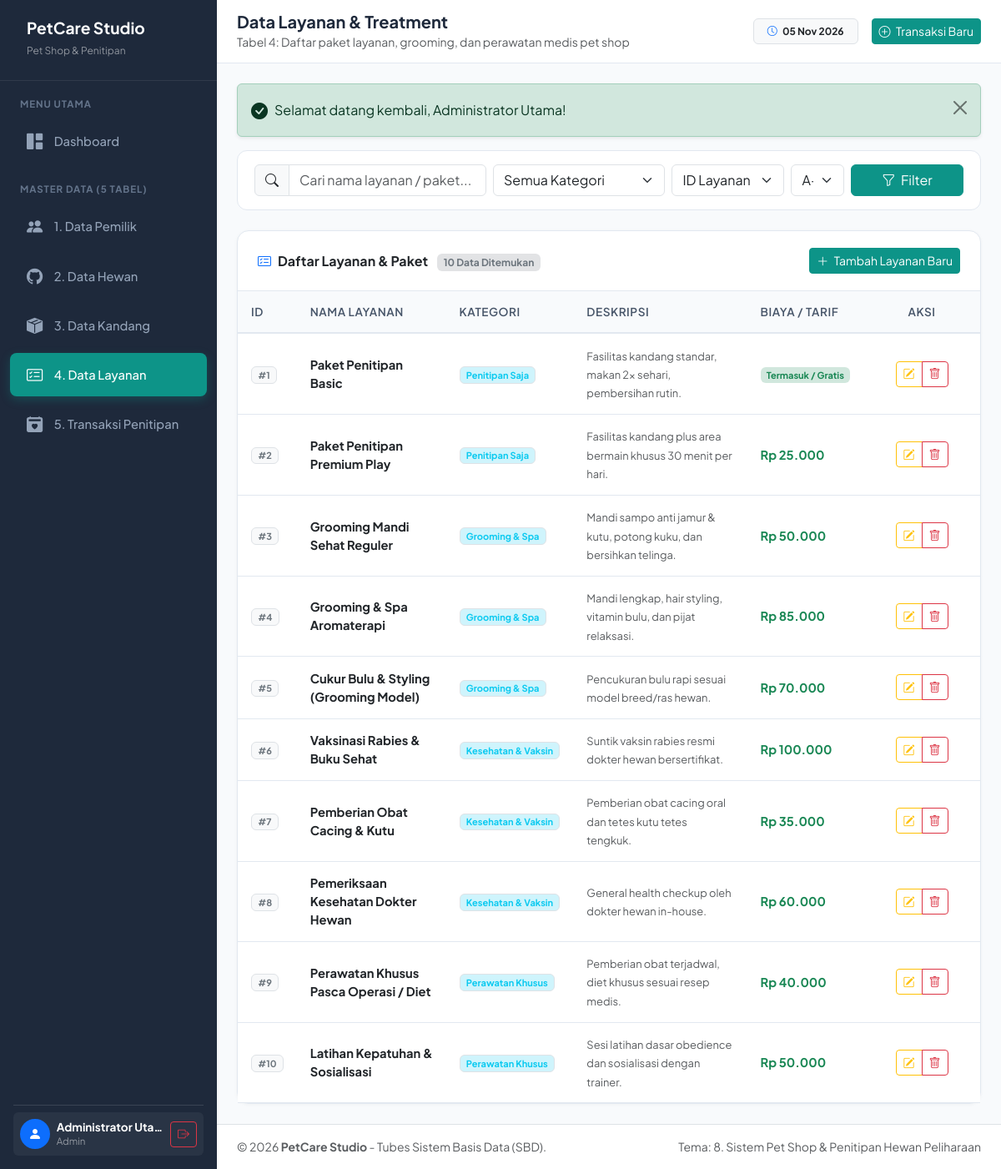
The app's page /layanan/index.php (signed in) with its own data.
### tables this page shows
CREATE TABLE `layanan` (
    `id_layanan` INT AUTO_INCREMENT PRIMARY KEY,
    `nama_layanan` VARCHAR(100) NOT NULL,
    `kategori` ENUM('Penitipan Saja', 'Grooming & Spa', 'Kesehatan & Vaksin', 'Perawatan Khusus') NOT NULL,
    `tarif_layanan` DECIMAL(10,2) NOT NULL CHECK (`tarif_layanan` >= 0),
    `deskripsi` TEXT,
    `created_at` TIMESTAMP DEFAULT CURRENT_TIMESTAMP
);

### layanan/index.php (the view, shortened to what this page needs)
<?php
require_once __DIR__ . '/../includes/header.php';
$search   = cleanInput($_GET['search'] ?? '');
$sort     = cleanInput($_GET['sort'] ?? 'id_layanan');
$order    = cleanInput($_GET['order'] ?? 'ASC');
$order = strtoupper($order) === 'DESC' ? 'DESC' : 'ASC';
$sql = "SELECT * FROM layanan WHERE 1=1";
$sql .= " ORDER BY $sort $order";
$result = mysqli_query($conn, $sql);
$totalRows = mysqli_num_rows($result);
?>
<div class="filter-bar">
    <form action="" method="GET" class="row g-2 align-items-center">
        <div class="col-md-4">
            <div class="input-group">
                <span class="input-group-text bg-light"><i class="bi bi-search"></i></span>
                <input type="text" name="search" class="form-control" placeholder="Cari nama layanan / paket..." value="<?= htmlspecialchars($search) ?>">
            </div>
        </div>
        <div class="col-md-3">
            <select name="kategori" class="form-select">
                <option value="">Semua Kategori</option>
            </select>
        </div>
        <div class="col-md-2">
            <select name="sort" class="form-select">
                <option value="id_layanan" <?= $sort === 'id_layanan' ? 'selected' : '' ?>>ID Layanan</option>
            </select>
        </div>
        <div class="col-md-1">
            <select name="order" class="form-select">
                <option value="ASC" <?= $order === 'ASC' ? 'selected' : '' ?>>A-Z</option>
            </select>
        </div>
        <div class="col-md-2 d-flex gap-2">
            <button type="submit" class="btn btn-primary w-100">
                <i class="bi bi-funnel me-1"></i> Filter
            </button>
        </div>
    </form>
</div>
<div class="card card-custom">
    <div class="card-header d-flex justify-content-between align-items-center">
        <div>
            <span class="fw-bold"><i class="bi bi-card-checklist me-2 text-primary"></i>Daftar Layanan & Paket</span>
            <span class="badge bg-secondary-subtle text-secondary ms-2"><?= $totalRows ?> Data Ditemukan</span>
        </div>
        <a href="<?= base_url('layanan/tambah.php') ?>" class="btn btn-sm btn-primary">
            <i class="bi bi-plus-lg me-1"></i> Tambah Layanan Baru
        </a>
    </div>
    <div class="table-responsive">
        <table class="table table-custom table-hover mb-0">
            <thead>
                <tr>
                    <th style="width: 60px;">ID</th>
                    <th>Nama Layanan</th>
                    <th>Kategori</th>
                    <th>Deskripsi</th>
                    <th>Biaya / Tarif</th>
                    <th class="text-center" style="width: 140px;">Aksi</th>
                </tr>
            </thead>
            <tbody>
                <?php if ($result && $totalRows > 0): ?>
                    <?php while ($row = mysqli_fetch_assoc($result)): ?>
                        <tr>
                            <td><span class="badge bg-light text-secondary border">#<?= $row['id_layanan'] ?></span></td>
                            <td>
                                <strong class="text-dark"><?= htmlspecialchars($row['nama_layanan']) ?></strong>
                            </td>
                            <td>
                                <span class="badge bg-info-subtle text-info border">
                                    <?= htmlspecialchars($row['kategori']) ?>
                                </span>
                            </td>
                            <td>
                                <span class="text-muted small"><?= htmlspecialchars($row['deskripsi'] ?: '-') ?></span>
                            </td>
                            <td>
                                <?php if ($row['tarif_layanan'] == 0): ?>
                                    <span class="badge bg-success-subtle text-success">Termasuk / Gratis</span>
                                <?php else: ?>
                                    <span class="fw-bold text-success"><?= formatRupiah($row['tarif_layanan']) ?></span>
                                <?php endif; ?>
                            </td>
                            <td class="text-center">
                                <div class="btn-group btn-group-sm">
                                    <a href="<?= base_url('layanan/edit.php?id=' . $row['id_layanan']) ?>" class="btn btn-outline-warning" title="Edit Data">
                                        <i class="bi bi-pencil-square"></i>
                                    </a>
                                    <a href="<?= base_url('layanan/hapus.php?id=' . $row['id_layanan']) ?>"
                                       class="btn btn-outline-danger btn-delete-confirm"
                                       data-name="<?= htmlspecialchars($row['nama_layanan']) ?>"
                                       title="Hapus Data">
                                        <i class="bi bi-trash"></i>
                                    </a>
                                </div>
                            </td>
                        </tr>
                    <?php endwhile; ?>
                <?php endif; ?>
            </tbody>
        </table>
    </div>
</div>
<?php require_once __DIR__ . '/../includes/footer.php'; ?>

### assets/css/style.css (style rules this page uses)
:root { --primary-color: #0d9488; --primary-hover: #0f766e; --primary-light: #ccfbf1; --secondary-color: #f59e0b; --secondary-light: #fef3c7; --sidebar-bg: #1e293b; --sidebar-hover: #334155; --body-bg: #f8fafc; --card-border: #e2e8f0; --text-main: #1e293b; --text-muted: #64748b; }
body { font-family: 'Plus Jakarta Sans', -apple-system, BlinkMacSystemFont, "Segoe UI", Roboto, sans-serif; background-color: var(--body-bg); color: var(--text-main); min-height: 100vh; }
.card-custom { border: 1px solid var(--card-border); border-radius: 14px; background: #ffffff; box-shadow: 0 1px 4px rgba(0, 0, 0, 0.04); }
.card-custom .card-header { background-color: transparent; border-bottom: 1px solid var(--card-border); padding: 1.25rem 1.5rem; font-weight: 600; }
.table-custom { vertical-align: middle; }
.table-custom thead th { background-color: #f8fafc; color: #475569; font-weight: 600; font-size: 0.85rem; text-transform: uppercase; letter-spacing: 0.04em; border-bottom: 2px solid var(--card-border); padding: 0.9rem 1rem; }
.table-custom tbody td { padding: 0.9rem 1rem; color: #334155; font-size: 0.92rem; border-bottom: 1px solid var(--card-border); }
.filter-bar { background: #ffffff; border-radius: 12px; padding: 1rem 1.25rem; border: 1px solid var(--card-border); margin-bottom: 1.5rem; }
.btn-primary { background-color: var(--primary-color); border-color: var(--primary-color); }

### records on screen
layanan: id_layanan "1", nama_layanan "Paket Penitipan Basic", kategori "Penitipan Saja", deskripsi "Fasilitas kandang standar, makan 2x sehari, pembersihan rutin.", tarif_layanan "Termasuk / Gratis"
layanan: id_layanan "2", nama_layanan "Paket Penitipan Premium Play", kategori "Penitipan Saja", deskripsi "Fasilitas kandang plus area bermain khusus 30 menit per hari.", tarif_layanan "Rp 25.000"
layanan: id_layanan "3", nama_layanan "Grooming Mandi Sehat Reguler", kategori "Grooming & Spa", deskripsi "Mandi sampo anti jamur & kutu, potong kuku, dan bersihkan telinga.", tarif_layanan "Rp 50.000"
layanan: id_layanan "4", nama_layanan "Grooming & Spa Aromaterapi", kategori "Grooming & Spa", deskripsi "Mandi lengkap, hair styling, vitamin bulu, dan pijat relaksasi.", tarif_layanan "Rp 85.000"
layanan: id_layanan "5", nama_layanan "Cukur Bulu & Styling (Grooming Model)", kategori "Grooming & Spa", deskripsi "Pencukuran bulu rapi sesuai model breed/ras hewan.", tarif_layanan "Rp 70.000"
layanan: id_layanan "6", nama_layanan "Vaksinasi Rabies & Buku Sehat", kategori "Kesehatan & Vaksin", deskripsi "Suntik vaksin rabies resmi dokter hewan bersertifikat.", tarif_layanan "Rp 100.000"
layanan: id_layanan "7", nama_layanan "Pemberian Obat Cacing & Kutu", kategori "Kesehatan & Vaksin", deskripsi "Pemberian obat cacing oral dan tetes kutu tetes tengkuk.", tarif_layanan "Rp 35.000"
layanan: id_layanan "8", nama_layanan "Pemeriksaan Kesehatan Dokter Hewan", kategori "Kesehatan & Vaksin", deskripsi "General health checkup oleh dokter hewan in-house.", tarif_layanan "Rp 60.000"
layanan: id_layanan "9", nama_layanan "Perawatan Khusus Pasca Operasi / Diet", kategori "Perawatan Khusus", deskripsi "Pemberian obat terjadwal, diet khusus sesuai resep medis.", tarif_layanan "Rp 40.000"
layanan: id_layanan "10", nama_layanan "Latihan Kepatuhan & Sosialisasi", kategori "Perawatan Khusus", deskripsi "Sesi latihan dasar obedience dan sosialisasi dengan trainer.", tarif_layanan "Rp 50.000"

### other values on screen
$_SESSION['nama_lengkap'] "Administrator Utama"
$_SESSION['role'] "Admin"
$pageTitle "Data Layanan & Treatment"
$pageSubtitle "Tabel 4: Daftar paket layanan, grooming, dan perawatan medis pet shop"
$flash['message'] "Selamat datang kembali, Administrator Utama!"
$totalRows "10"
